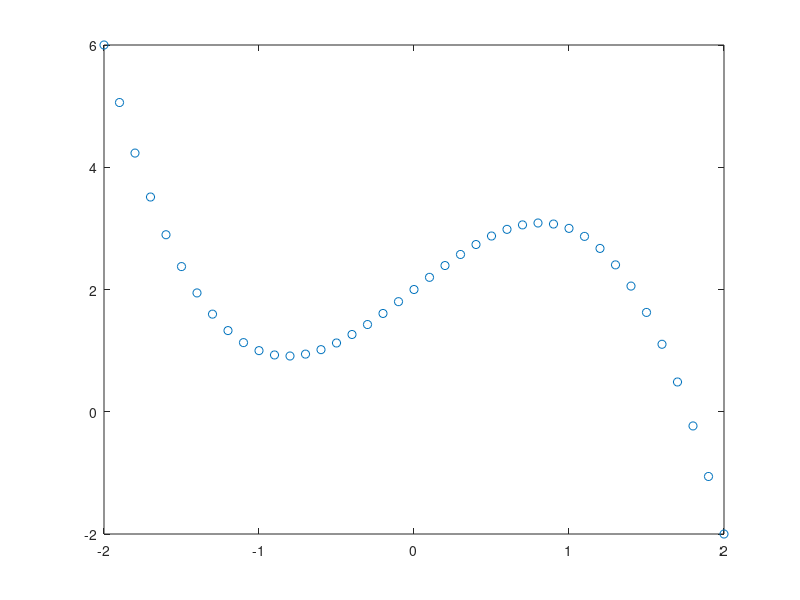

MATLAB code to generate this figure:
% Sauer 1.5 excercises
clc; clear all; close all; format long;

% correct root
x_correct = 1.769292354238631;
error_list_newton = []; error_list_secant = [];

% 1. two steps of secant method
x0 = 1; x1 = 2;

% a)
f = @(x) - x.^3 + 2.*x + 2;
secant = @(x, x_old) (f(x) - f(x_old)) / (x - x_old);

list_sescant = [x0, x1];
iter = 1;
while iter <= 8
    x_new = x1 - f(x1) / secant(x1, x0);
    x0 = x1;
    x1 = x_new;
    list_sescant(end + 1) = x_new;
    iter = iter + 1;
    error_list_secant(end + 1) = abs(x_correct-x_new);
end
disp("Secant method")
disp(list_sescant')
disp("Secant error list")
disp(error_list_secant')

% contants of convergence?
for k = 2:length(error_list_secant)
    disp(error_list_secant(k) / error_list_secant(k-1)^1.62)
end
% http://www1.maths.leeds.ac.uk/~kersale/2600/Notes/appendix_D.pdf
% says order of convergence of secant method is roughly 1.62

x_vector = -2:.1:2;
plot(x_vector, f(x_vector), 'o')
% Indeed, we've found the one and only root!
fp = @(x) - 3.*x.^2 + 2;

% one point four something, newton
iter = 1; % 1. two (or more) steps of secant method
x0 = 1; x1 = 2; list_newton = [x0, x1];

while iter <= 8
    x_new = x1 - f(x1) / fp(x1);
    list_newton(end + 1) = x_new;
    x1 = x_new;
    iter = iter + 1;
    error_list_newton(end + 1) = abs(x_correct-x_new);
end
disp("Newton's method")
disp(list_newton')
disp("Newton error list")
disp(error_list_newton')

% contants of convergence?
for k = 2:length(error_list_newton)
    disp(error_list_newton(k) / error_list_newton(k-1)^2)
end
